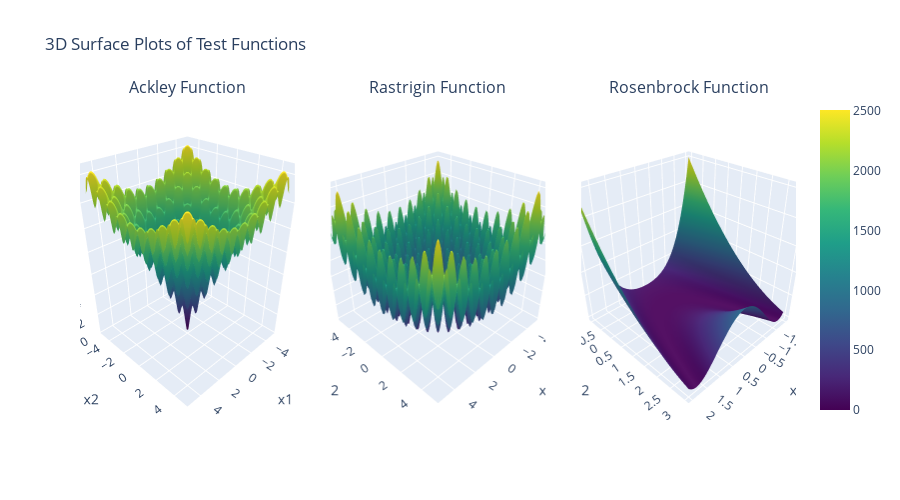

Here is the notebook cell this chart was saved with:
### Code cell
# Create 3D surface plots for all test functions
test_funcs_3d = [
    ('Ackley', ackley_2d, (-5, 5), (-5, 5)),
    ('Rastrigin', rastrigin_2d, (-5.12, 5.12), (-5.12, 5.12)),
    ('Rosenbrock', rosenbrock_2d, (-2, 2), (-1, 3))
]

fig = make_subplots(
    rows=1, cols=3,
    subplot_titles=['Ackley Function', 'Rastrigin Function', 'Rosenbrock Function'],
    specs=[[{'type': 'surface'}, {'type': 'surface'}, {'type': 'surface'}]],
    horizontal_spacing=0.05
)

for col_idx, (name, func, x_bounds, y_bounds) in enumerate(test_funcs_3d, start=1):
    # Create grid
    x_range = np.linspace(x_bounds[0], x_bounds[1], 100)
    y_range = np.linspace(y_bounds[0], y_bounds[1], 100)
    X, Y = np.meshgrid(x_range, y_range)
    Z = np.zeros_like(X)
    
    for i in range(X.shape[0]):
        for j in range(X.shape[1]):
            Z[i, j] = func(np.array([X[i, j], Y[i, j]]))
    
    # Add surface
    fig.add_trace(
        go.Surface(
            x=X, y=Y, z=Z,
            colorscale='Viridis',
            showscale=(col_idx == 3),
            name=name
        ),
        row=1, col=col_idx
    )

fig.update_layout(
    title_text="3D Surface Plots of Test Functions",
    height=500,
    showlegend=False
)

# Update axes labels
for i in range(1, 4):
    fig.update_scenes(
        dict(
            xaxis_title='x1',
            yaxis_title='x2',
            zaxis_title='f(x)',
            camera=dict(eye=dict(x=1.5, y=1.5, z=1.3))
        ),
        row=1, col=i
    )

fig.show()

### Figure 1 — Plotly figure (JSON) as saved in the notebook; plotly's stock layout.template omitted (floating-point values rounded to 4 significant figures; data arrays with more than 128 entries replaced by an {"elided": "..."} marker saying what was removed)
{"data": [{"colorscale": [[0, "#440154"], [0.1111, "#482878"], [0.2222, "#3e4989"], [0.3333, "#31688e"], [0.4444, "#26828e"], [0.5556, "#1f9e89"], [0.6667, "#35b779"], [0.7778, "#6ece58"], [0.8889, "#b5de2b"], [1, "#fde725"]], "name": "Ackley", "scene": "scene", "showscale": false, "type": "surface", "x": {"elided": "100x100 float values"}, "y": {"elided": "100x100 float values"}, "z": {"elided": "100x100 float values"}}, {"colorscale": [[0, "#440154"], [0.1111, "#482878"], [0.2222, "#3e4989"], [0.3333, "#31688e"], [0.4444, "#26828e"], [0.5556, "#1f9e89"], [0.6667, "#35b779"], [0.7778, "#6ece58"], [0.8889, "#b5de2b"], [1, "#fde725"]], "name": "Rastrigin", "scene": "scene2", "showscale": false, "type": "surface", "x": {"elided": "100x100 float values"}, "y": {"elided": "100x100 float values"}, "z": {"elided": "100x100 float values"}}, {"colorscale": [[0, "#440154"], [0.1111, "#482878"], [0.2222, "#3e4989"], [0.3333, "#31688e"], [0.4444, "#26828e"], [0.5556, "#1f9e89"], [0.6667, "#35b779"], [0.7778, "#6ece58"], [0.8889, "#b5de2b"], [1, "#fde725"]], "name": "Rosenbrock", "scene": "scene3", "showscale": true, "type": "surface", "x": {"elided": "100x100 float values"}, "y": {"elided": "100x100 float values"}, "z": {"elided": "100x100 float values"}}], "layout": {"annotations": [{"font": {"size": 16}, "showarrow": false, "text": "Ackley Function", "x": 0.15, "xanchor": "center", "xref": "paper", "y": 1, "yanchor": "bottom", "yref": "paper"}, {"font": {"size": 16}, "showarrow": false, "text": "Rastrigin Function", "x": 0.5, "xanchor": "center", "xref": "paper", "y": 1, "yanchor": "bottom", "yref": "paper"}, {"font": {"size": 16}, "showarrow": false, "text": "Rosenbrock Function", "x": 0.85, "xanchor": "center", "xref": "paper", "y": 1, "yanchor": "bottom", "yref": "paper"}], "height": 500, "scene": {"camera": {"eye": {"x": 1.5, "y": 1.5, "z": 1.3}}, "domain": {"x": [0, 0.3], "y": [0, 1]}, "xaxis": {"title": {"text": "x1"}}, "yaxis": {"title": {"text": "x2"}}, "zaxis": {"title": {"text": "f(x)"}}}, "scene2": {"camera": {"eye": {"x": 1.5, "y": 1.5, "z": 1.3}}, "domain": {"x": [0.35, 0.65], "y": [0, 1]}, "xaxis": {"title": {"text": "x1"}}, "yaxis": {"title": {"text": "x2"}}, "zaxis": {"title": {"text": "f(x)"}}}, "scene3": {"camera": {"eye": {"x": 1.5, "y": 1.5, "z": 1.3}}, "domain": {"x": [0.7, 1], "y": [0, 1]}, "xaxis": {"title": {"text": "x1"}}, "yaxis": {"title": {"text": "x2"}}, "zaxis": {"title": {"text": "f(x)"}}}, "showlegend": false, "title": {"text": "3D Surface Plots of Test Functions"}}}
